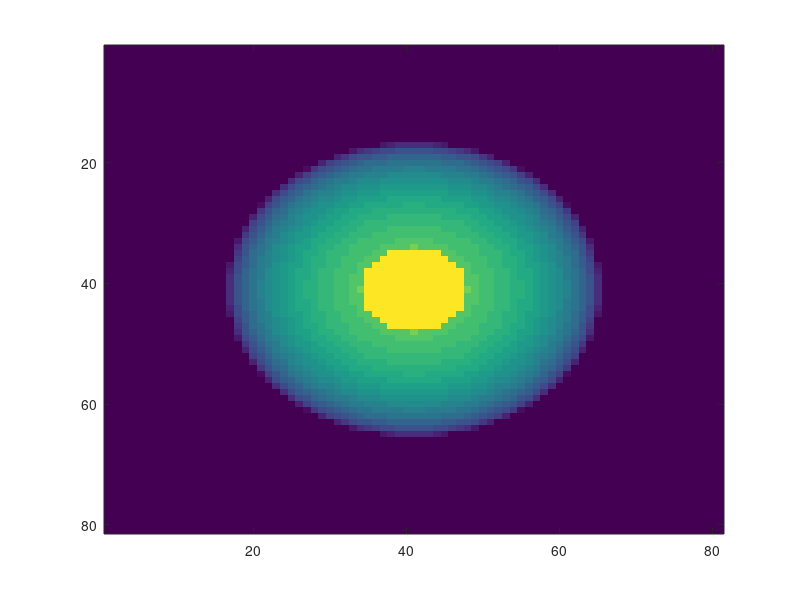
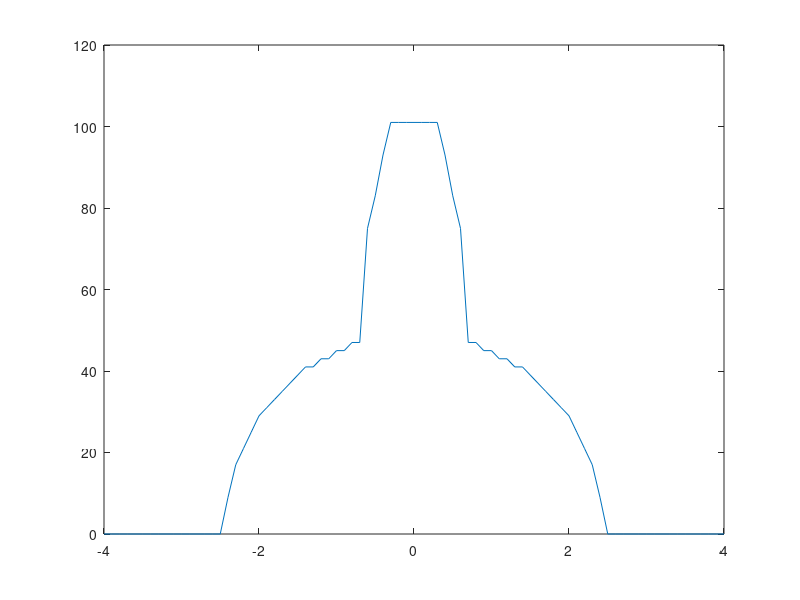

The MATLAB source for these figures, in order:
% Image a 3D annulus
clear all
close all

N = 81;  %Number of points in each direction
dx = 0.1; %Grid dimension
llim = -(round(N-1)/2);
ulim = -llim;
x = [llim:1:ulim]*dx;
y = x;
z = x;

%%Create a digital person, consisting of a sphere imbedded in a sphere
person = zeros(N,N,N);

R1 = 0.5;
R2 = 6;
mu1 = 5;
mu2 = 1;

for i = 1:N
    for j = 1:N
        for k = 1:N
            val = x(i)*x(i) + y(j)*y(j) + z(k)*z(k);
            if val < R2
                if val < R1
                    person(i,j,k) = mu1;
                else
                    person(i,j,k) = mu2;
                end
            end
        end
    end
end

%% Create an image of the person
xrayimag = zeros(N,N);
for i = 1:N
    for k = 1:N
        xrayimag(i,k) = sum(person(i,:,k));
    end
end
figure(1)
image(xrayimag)

figure(2)
plot(x,xrayimag((N-1)/2,:))

% %%Radon example
% figure(2)
% iptsetpref('ImshowAxesVisible','on')
%         I = zeros(100,100);
%         I(25:75, 25:75) = 1;
%         theta = 0:180;
%         [R,xp] = radon(I,theta);
%         imshow(R,[],'Xdata',theta,'Ydata',xp,'InitialMagnification','fit')
%         xlabel('\theta (degrees)')
%         ylabel('x''')
%         colormap(gca,hot), colorbar
%         
%                
%          P = phantom(128);
%         R = radon(P,0:179);
%         I1 = iradon(R,0:179);
%         I2 = iradon(R,0:179,'linear','none');
%         figure(3) 
%         subplot(1,3,1), imshow(P), title('Original')
%         subplot(1,3,2), imshow(I1), title('Filtered backprojection')
% %         subplot(1,3,3), imshow(I2,[]), title('Unfiltered backprojection')
